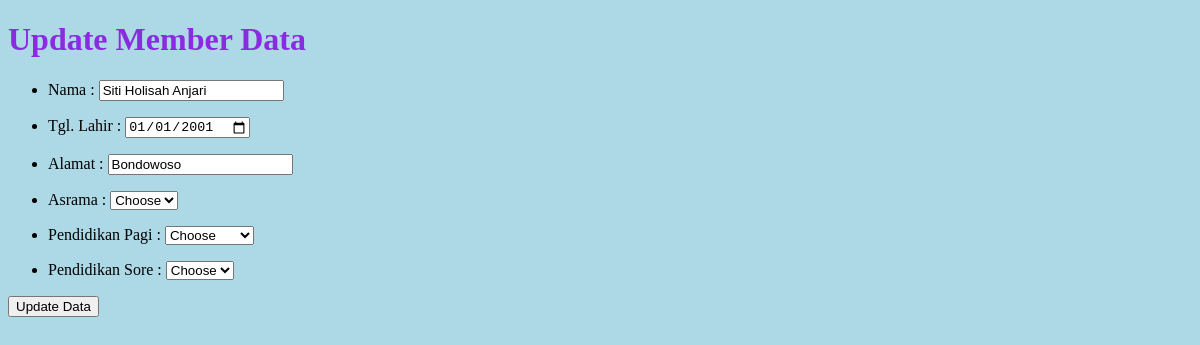
Screenshot of /ubah.php?id=21 (signed in) with the database file from the repository.
### tables this page shows
CREATE TABLE `pendaftaran` (
  `id` int(11) NOT NULL,
  `nama` varchar(50) NOT NULL,
  `tgl_lahir` date NOT NULL,
  `alamat` varchar(50) NOT NULL,
  `asrama` enum('A','B','C','D','E','F','') NOT NULL,
  `pend_pagi` enum('MI','MTs','MA','KEMENAG','MTI') NOT NULL,
  `pend_sore` enum('SD','SMP','SMA','SMK','PT') NOT NULL
);

### functions.php (called while the page is built, shortened)
<?php
$conn = mysqli_connect("localhost", "root", "", "db_registrasi");
function query($query) {
	global $conn;
	$result = mysqli_query($conn, $query);
	$rows = [];
	while( $row = mysqli_fetch_assoc($result) ) {
		$rows[] = $row;
	}
	return $rows;
}
?>

### ubah.php (the view, shortened to what this page needs)
<?php
require 'functions.php';
$id = $_GET["id"];
$pendaftaran = query("SELECT * FROM pendaftaran WHERE id = $id")[0];
?>
<!DOCTYPE html>
<html>
<head>
	<link rel="stylesheet" type="text/css" href="style.css">
</head>
<body id="ubah">
	<h1 style="color: blueviolet;">Update Member Data</h1>
	<form action="" method="post">
		<ul>
			<li>
				<label for="nama">Nama :</label>
				<input type="text" name="nama" id="nama" required value="<?= $pendaftaran["nama"]; ?>">
			</li>
		</ul>
		<ul>
			<li>
				<label for="tgl_lahir">Tgl. Lahir :</label>
				<input type="date" name="tgl_lahir" id="tgl_lahir" required value="<?= $pendaftaran["tgl_lahir"]; ?>">
			</li>
		</ul>
		<ul>
			<li>
				<label for="alamat">Alamat :</label>
				<input type="text" name="alamat" id="alamat" required value="<?= $pendaftaran["alamat"]; ?>">
			</li>
		</ul>
		<ul>
			<li>
				<label for="asrama">Asrama :</label>
				<select name="asrama">
									<option value="">Choose</option>
				</select>
			</li>
		</ul>
		<ul>
			<li>
				<label for="pend_pagi">Pendidikan Pagi :</label>
				<select name="pend_pagi">
									<option value="">Choose</option>
				</select>
			</li>
		</ul>
		<ul>
			<li>
				<label for="pend_sore">Pendidikan Sore :</label>
				<select name="pend_sore">
									<option value="">Choose</option>
				</select>
			</li>
		</ul>
        <button type="submit" name="submit">Update Data</button>
	</form>
</body>
</html>

### style.css (style rules this page uses)
#ubah { background-color: lightblue; }

### rows the page displays
pendaftaran: nama "Siti Holisah Anjari", tgl_lahir "01/01/2001", alamat "Bondowoso"
